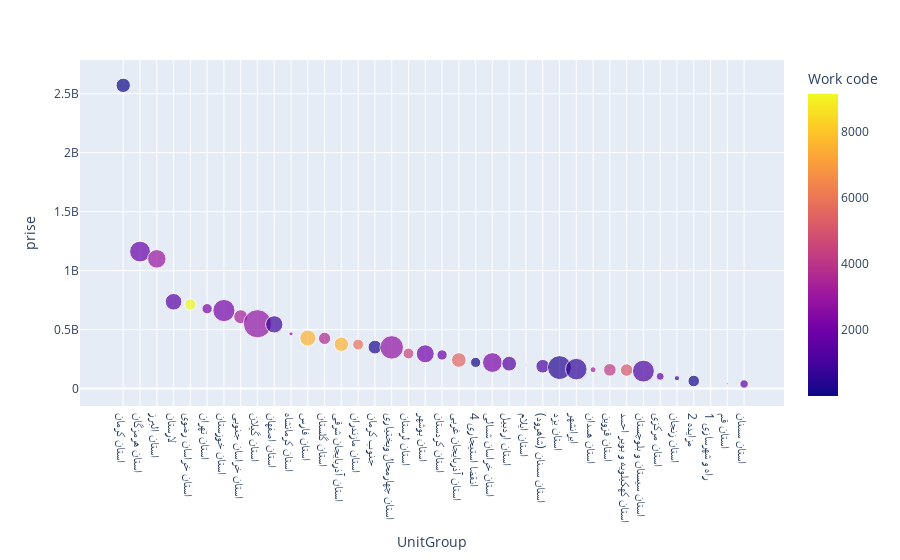

The notebook cell this image was saved under:
### Code cell
px.scatter(
    merged_tamirat_price_bank.groupby(['UnitGroup']).agg({'duration': 'mean', 'prise': 'mean', 'Work code': 'count'}).reset_index().sort_values('prise', ascending=False),
    x='UnitGroup',
    y='prise', 
    size='duration',
    color='Work code'
    )

### Figure 1 — Plotly figure (JSON) as saved in the notebook; plotly's stock layout.template omitted (floating-point values rounded to 4 significant figures)
{"data": [{"hovertemplate": "UnitGroup=%{x}<br>prise=%{y}<br>duration=%{marker.size}<br>Work code=%{marker.color}<extra></extra>", "legendgroup": "", "marker": {"color": [43, 1791, 2954, 1426, 9136, 2241, 2153, 3252, 2795, 887, 2798, 7549, 3563, 7585, 5867, 288, 2738, 4399, 2011, 1821, 5508, 9, 2207, 1360, 5063, 1113, 449, 682, 3282, 4104, 5037, 1186, 1577, 687, 113, 6, 6361, 1650], "coloraxis": "coloraxis", "size": [16.4, 34.68, 27.45, 22.0, 10.44, 8.498, 39.16, 15.61, 63.48, 23.85, 1.378, 20.53, 11.97, 16.53, 9.406, 15.06, 44.1, 9.363, 25.72, 8.491, 17.14, 8.222, 31.08, 17.37, 0.2743, 14.82, 45.53, 36.95, 2.872, 12.68, 12.39, 38.09, 4.999, 2.23, 10.71, 0, 0.5108, 5.645], "sizemode": "area", "sizeref": 0.1587, "symbol": "circle"}, "mode": "markers", "name": "", "orientation": "v", "showlegend": false, "type": "scatter", "x": ["استان کرمان", "استان هرمزگان", "استان البرز", "لارستان", "استان خراسان رضوی", "استان تهران", "استان خوزستان", "استان خراسان جنوبی", "استان گیلان", "استان اصفهان", "استان کرمانشاه", "استان فارس", "استان گلستان", "استان آذربایجان شرقی", "استان مازندران", "جنوب کرمان", "استان چهارمحال وبختیاری", "استان لرستان", "استان بوشهر", "استان کردستان", "استان آذربایجان غربی", "4 انقضا استیجاری", "استان خراسان شمالی", "استان اردبیل", "استان ایلام", "استان سمنان (شاهرود)", "استان یزد", "ایرانشهر", "استان همدان", "استان قزوین", "استان کهکیلویه و بویر احمد", "استان سیستان و بلوچستان", "استان مرکزی", "استان زنجان", "2 مزایده", "1 راه و شهرسازی", "استان قم", "استان سمنان"], "xaxis": "x", "y": [2571000000.0, 1161000000.0, 1100000000.0, 735800000.0, 712600000.0, 677200000.0, 661700000.0, 609100000.0, 549600000.0, 544500000.0, 463800000.0, 428600000.0, 425600000.0, 375600000.0, 373300000.0, 351400000.0, 349200000.0, 297300000.0, 295000000.0, 285000000.0, 241900000.0, 222000000.0, 220800000.0, 211200000.0, 200100000.0, 189300000.0, 177700000.0, 164600000.0, 159900000.0, 158600000.0, 156800000.0, 148000000.0, 103400000.0, 87910000.0, 64170000.0, 41920000.0, 41610000.0, 38930000.0], "yaxis": "y"}], "layout": {"coloraxis": {"colorbar": {"title": {"text": "Work code"}}, "colorscale": [[0, "#0d0887"], [0.1111, "#46039f"], [0.2222, "#7201a8"], [0.3333, "#9c179e"], [0.4444, "#bd3786"], [0.5556, "#d8576b"], [0.6667, "#ed7953"], [0.7778, "#fb9f3a"], [0.8889, "#fdca26"], [1, "#f0f921"]]}, "legend": {"itemsizing": "constant", "tracegroupgap": 0}, "margin": {"t": 60}, "xaxis": {"anchor": "y", "domain": [0, 1], "title": {"text": "UnitGroup"}}, "yaxis": {"anchor": "x", "domain": [0, 1], "title": {"text": "prise"}}}}
